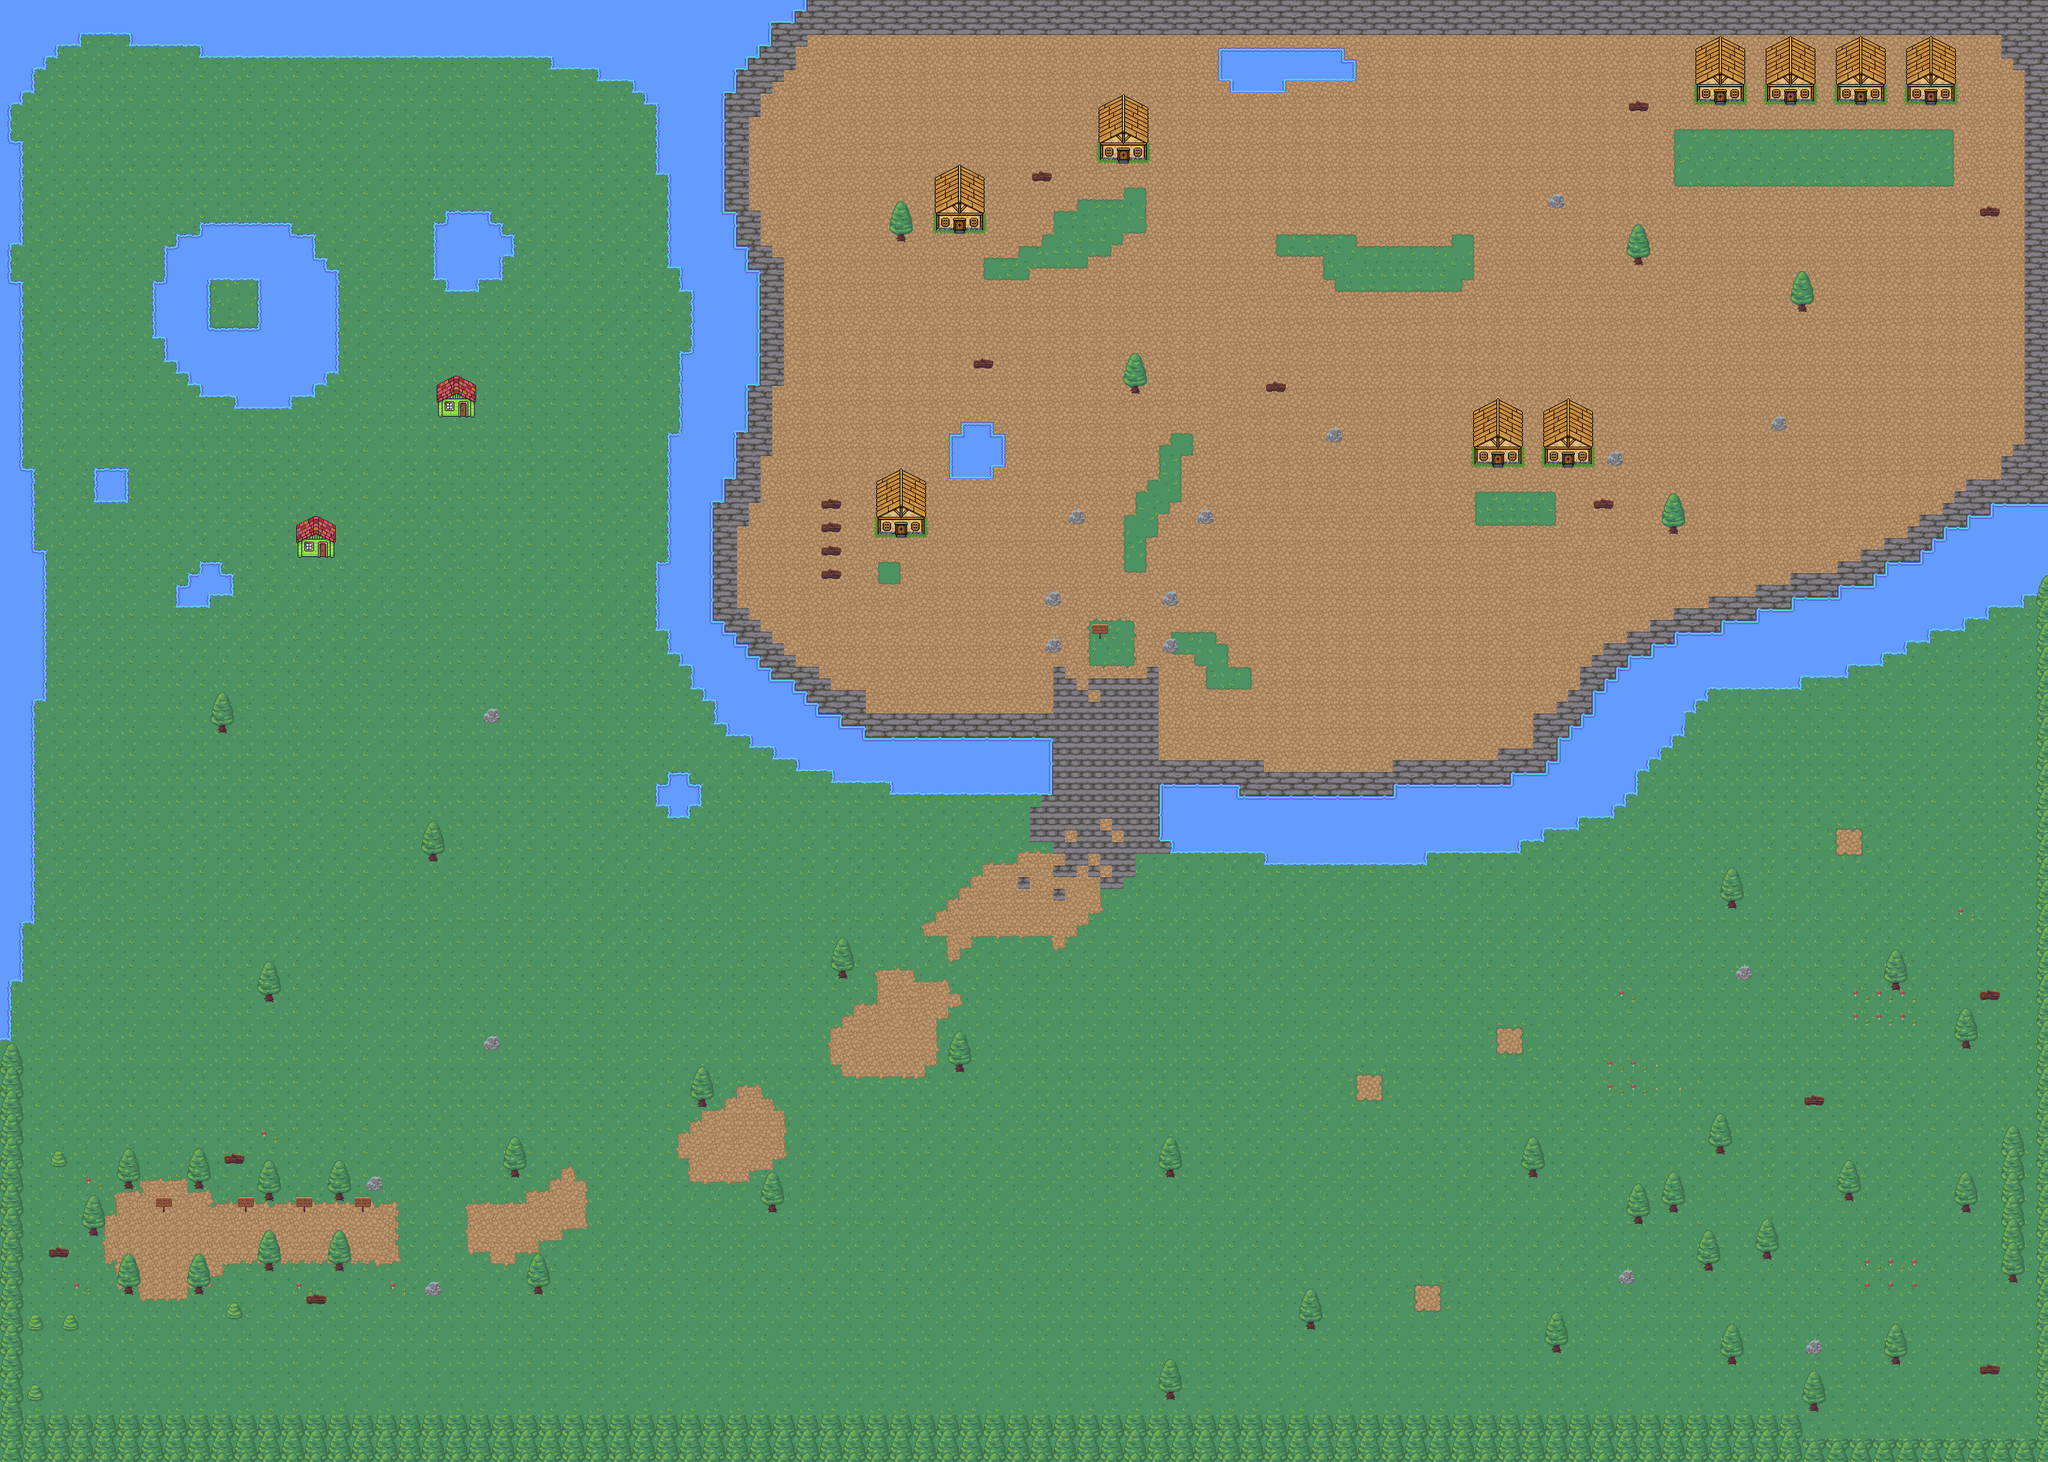

This game map was drawn from its Tiled (.tmx) file and the tilesets committed beside it. A one-line description and the trimmed map source follow:
An orthogonal 175x125 tile map with 16x16 px tiles, 8 tile layers (SOL, water, chemin, décor, ...), 4 tilesets and 221 objects (212x collision, monster_path1, monster_path2, stermon_path1, stermon_path2, ...).

<map version="1.5" tiledversion="2021.03.23" orientation="orthogonal" renderorder="right-down" width="175" height="125" tilewidth="16" tileheight="16" infinite="0" nextlayerid="13" nextobjectid="336">
 <tileset firstgid="1" source="Nature.tsx" />
 <tileset firstgid="721" source="maison.tsx" />
 <tileset firstgid="1496" source="Bhouse.tsx" />
 <tileset firstgid="1560" source="pecheur.tsx" />
 <layer id="1" name="SOL" width="175" height="125">
  <data>[21875 cells, 21856 non-empty, 4 distinct tile ids]</data>
 </layer>
 <layer id="7" name="water" width="175" height="125">
  <data>[21875 cells, 1974 non-empty, 52 distinct tile ids]</data>
 </layer>
 <layer id="2" name="chemin" width="175" height="125">
  <data>[21875 cells, 7475 non-empty, 112 distinct tile ids]</data>
 </layer>
 <layer id="4" name="décor" width="175" height="125">
  <data>[21875 cells, 431 non-empty, 68 distinct tile ids]</data>
 </layer>
 <layer id="8" name="pont" width="175" height="125">
  <data>[21875 cells, 0 non-empty, 0 distinct tile ids]</data>
 </layer>
 <layer id="10" name="COLLIsions" width="175" height="125">
  <data>[21875 cells, 2105 non-empty, 77 distinct tile ids]</data>
 </layer>
 <layer id="3" name="interactif" width="175" height="125">
  <data>[21875 cells, 20 non-empty, 4 distinct tile ids]</data>
 </layer>
 <objectgroup id="11" name="monsters">
  <object id="324" name="monster_path1" x="176.25" y="1456.13" width="15.5" height="15.625" />
  <object id="325" name="monster_path2" x="256.125" y="1456.13" width="16" height="15.625" />
  <object id="327" name="stermon_path1" x="672.5" y="1792.5" width="16" height="15" />
  <object id="333" name="stermon_path2" x="831.833" y="1791.33" width="16.6667" height="16" />
  <object id="334" name="stermon_path3" x="831.5" y="1632" width="17" height="15" />
  <object id="335" name="stermon_path4" x="672.5" y="1632" width="16" height="16" />
 </objectgroup>
 <objectgroup id="9" name="objets">
  <!-- 215 objects omitted --></objectgroup>
 <layer id="12" name="top" width="175" height="125">
  <data>[21875 cells, 432 non-empty, 28 distinct tile ids]</data>
 </layer>
</map>
<!-- 215 of 221 objects omitted -->
